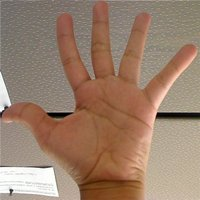
#> input picture images/Back_Projection_Theory0.jpg, 200 x 200 px
$ jupyter execute task-similarity-between-images.ipynb
#> lines starting #> are read from the running program, lines starting #| are printed output that depends on the picture; long printed decimals are rounded
# Image similarity

Uma métrica de qualidade (ou fidelidade) que pode ser usada para avaliar a similaridade de uma imagem $g$ em relação à uma imagem de referência $f$ é o erro médio quadrático normalizado (do inglês, _Normalized Mean Square Error_ $NMSE$), definido como

$
NMSE = \dfrac{\sum_{x=0}^{M-1}\sum_{y=0}^{N-1}\left[f(x,y) - g(x,y)\right]^2}{\sum_{x=0}^{M-1}\sum_{y=0}^{N-1}[f(x,y)]^2}
$

cujos valores variam entre 0 e 1 e permitem a avaliação de imagens com dimensões diferentes e $M$ e $N$ correspondem às dimensões de $f$.

Deseja-se encontrar, dentre as seguintes imagens:

[cell 1]
imlst = ['Back_Projection_Theory2.jpg',
         'cameraman_original.png',
         'jenny2.jpg',
         'flowers.jpg',
         'strawberries.tif']

aquela mais similar à seguinte imagem:

[cell 2]
imref = ['Back_Projection_Theory0.jpg']

Isto é, aquela imagem da lista ```imlst``` com menor valor de _NMSE_ em comparação com ```imref[0]```.

(a) Crie uma função que calcula o _NMSE_ entre duas imagens $f$ e $g$ usando somente o numpy e sem _loops_ (for, etc).

(b) Realize uma busca no diretório pela imagem em 'imlst' que possui o menor valor de _NMSE_ em comparação com 'imref'.

[cell 3]
import cv2
import numpy as np
import matplotlib.pyplot as plt

folder = '../../images/'
f = cv2.imread(f"{folder}{imref[0]}", cv2.IMREAD_GRAYSCALE)
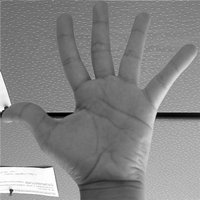
#> f: shape (200, 200); min 0, max 255, mean 133.1
f = cv2.resize(f, (256, 256))
#> f: shape (256, 256)


def normalized_mean_squared_error(f,g):
    """
    Compute the Normalized Mean Squared Error between a sample image 'g' and a
    reference image 'f'
    """

    numerator = np.sum((f- g) ** 2)
    denominator = np.sum(f ** 2)
    nmse = numerator / denominator

    return nmse


for g_name in imlst:

    g = cv2.imread(f"{folder}{g_name}", cv2.IMREAD_GRAYSCALE)
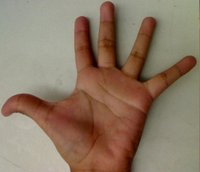
#> input picture images/Back_Projection_Theory2.jpg, 200 x 172 px
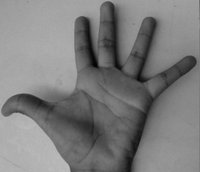
#> g: shape (172, 200); min 0, max 193, mean 124.3
    g = cv2.resize(g, (256, 256))
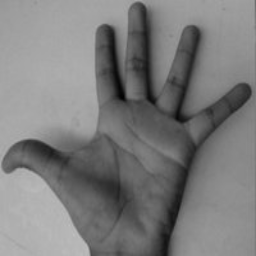
#> g: shape (256, 256); min 1, max 192, mean 124.1
    f = f.astype(np.float32)
    g = g.astype(np.float32)

    print(g_name, ' ', normalized_mean_squared_error(f,g))
#> in normalized_mean_squared_error, `numerator = np.sum((f- g) ** 2)`: numerator = 143260416
#> in normalized_mean_squared_error, `denominator = np.sum(f ** 2)`: denominator = 1.25e+09
#> in normalized_mean_squared_error, `nmse = numerator / denominator`: nmse = 0.115
#| Back_Projection_Theory2.jpg   0.1151
#> pass 2 of the loop `for g_name in imlst:`:
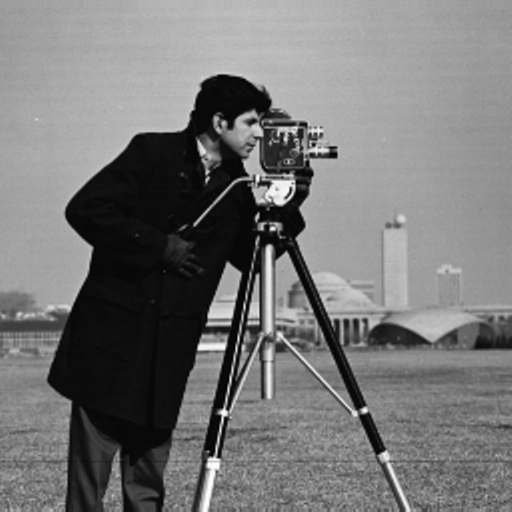
#> input picture images/cameraman_original.png, 512 x 512 px
#> g is the input picture: shape (512, 512); min 0, max 255, mean 118.3
#> `g = cv2.resize(g, (256, 256))`:
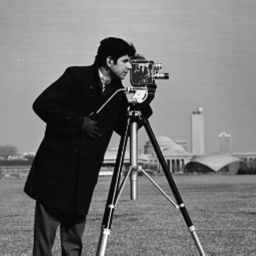
#> g: shape (256, 256); min 4, max 254, mean 118.4
#| cameraman_original.png   0.2858
#> pass 3 of the loop `for g_name in imlst:`:
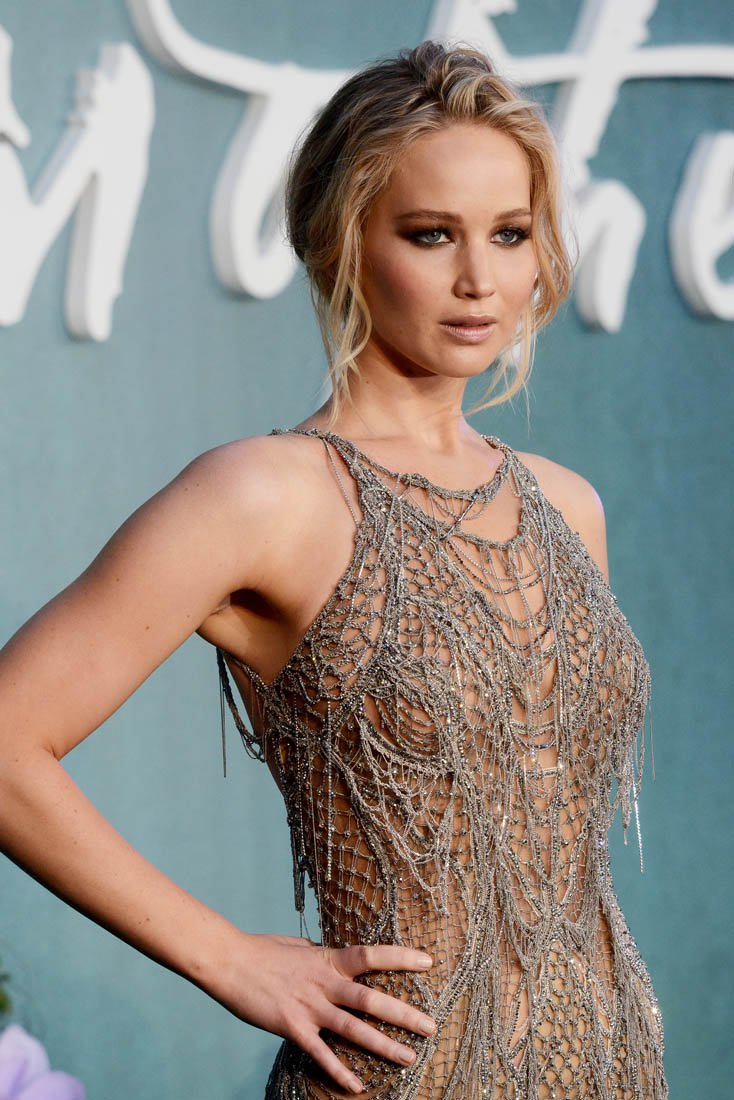
#> input picture images/jenny2.jpg, 734 x 1100 px
#> `g = cv2.imread(f"{folder}{g_name}", cv2.IMREAD_GRAYSCALE)`:
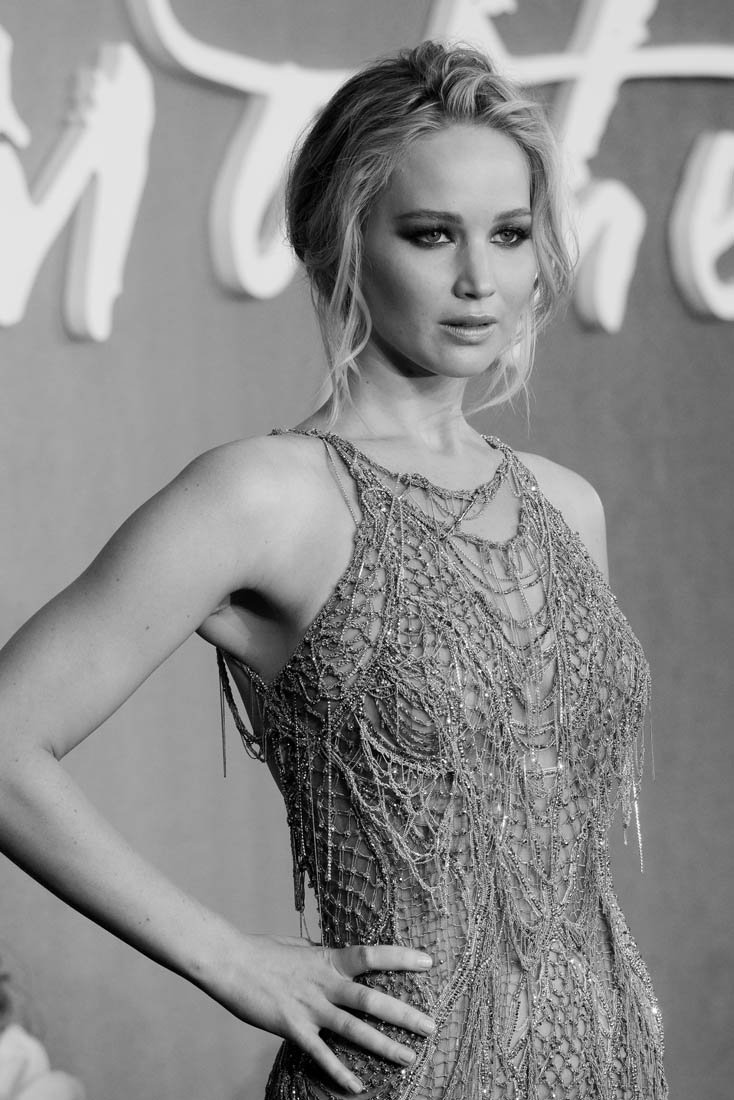
#> g: shape (1100, 734); min 0, max 255, mean 140.5
#> `g = cv2.resize(g, (256, 256))`:
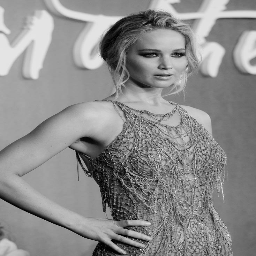
#> g: shape (256, 256); min 0, max 252, mean 140.3
#| jenny2.jpg   0.1814
#> the loop made 5 passes; the first 3 are shown
